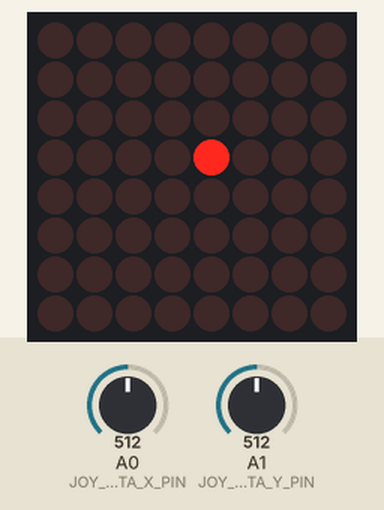
The sketch below on a simulated Arduino Uno, built with avr-gcc and run on an emulated ATmega328P. On the bench: 8×8 LED matrix. The inputs (shaded band) are chosen by the test bench; at power-on: A0 (JOY_DELTA_X_PIN) = 512, A1 (JOY_DELTA_Y_PIN) = 512. Random numbers use the default seed unless the sketch sets one.

Above: at 1.2 s.
1.3 s: A0 (JOY_DELTA_X_PIN) set to 673
3.2 s: A0 (JOY_DELTA_X_PIN) set to 701
At 3.42 s:
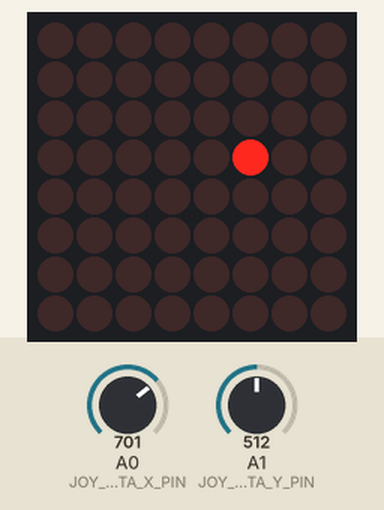
5.0 s: A1 (JOY_DELTA_Y_PIN) set to 672
6.5 s: A1 (JOY_DELTA_Y_PIN) set to 699
At 6.69 s:
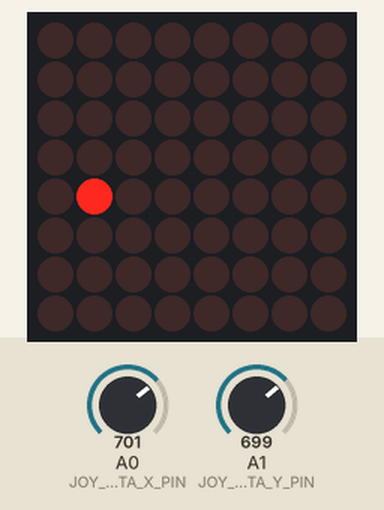
8.3 s: A1 (JOY_DELTA_Y_PIN) set to 306
At 8.7 s:
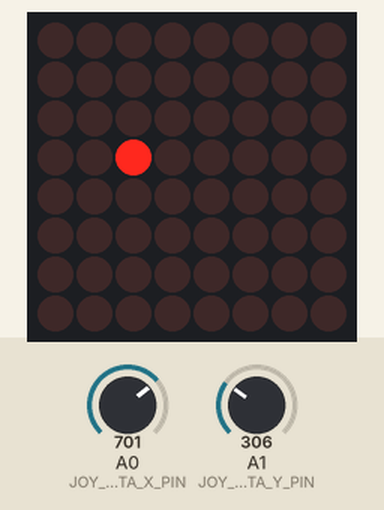
10.6 s: A1 (JOY_DELTA_Y_PIN) set to 333
12.1 s: A1 (JOY_DELTA_Y_PIN) set to 353
At 12.47 s:
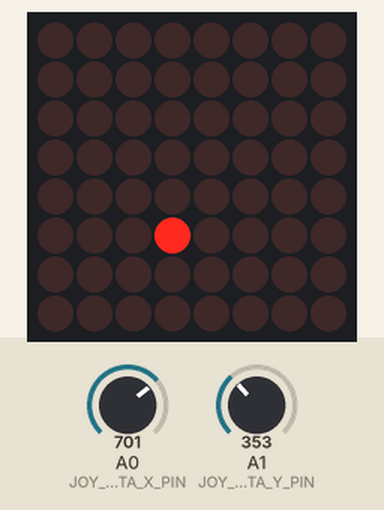

The sketch:

Snake_Game.ino
```cpp
/*************************************************
Title: Snake Game
Author: Stefan Rapeanu-Andreescu
Date: 13.04.2017
*************************************************/

#include "LedControl.h"

#define DIN 12
#define CLK 11
#define CS 10
#define NUMBER_OF_USED_MAX7219 1

#define JOY_DELTA_X_PIN 0
#define JOY_DELTA_Y_PIN 1

#define INITIAL_GAME_DELAY 200
#define SCORE_DISPLAY_TIME 2000

LedControl ledControl = LedControl(DIN, CLK, CS, NUMBER_OF_USED_MAX7219);

int moveCounter = 0;

int xAxis = 0;
int yAxis = 0;

String direction;

int snakeX[64];
int snakeY[64];

int gameDelay = INITIAL_GAME_DELAY;

int snakeSize;

int foodX;
int foodY;

int score;

boolean gameIsRunning = false;

const unsigned char CH[10][4] = {
  {B00111110, B01000001, B01000001, B00111110}, // 0
  {B01000010, B01111111, B01000000, B00000000}, // 1
  {B01100010, B01010001, B01001001, B01000110}, // 2
  {B00100010, B01000001, B01001001, B00110110}, // 3
  {B00011000, B00010100, B00010010, B01111111}, // 4
  {B00100111, B01000101, B01000101, B00111001}, // 5
  {B00111110, B01001001, B01001001, B00110000}, // 6
  {B01100001, B00010001, B00001001, B00000111}, // 7
  {B00110110, B01001001, B01001001, B00110110}, // 8
  {B00000110, B01001001, B01001001, B00111110}  // 9
};

void setup()
{
  ledControl.shutdown(0, false);
  ledControl.setIntensity(0, 8);
  ledControl.clearDisplay(0);
  Serial.begin(9600);

  newGame();
}

void loop()
{
  if (gameIsRunning)
  {
    ledControl.clearDisplay(0);

    xAxis = simple(analogRead(JOY_DELTA_X_PIN));
    yAxis = simple(analogRead(JOY_DELTA_Y_PIN));

    if (yAxis > 5 && direction != "up")
    {
      direction = "down";
    }
    else if (yAxis < 3 && direction != "down")
    {
      direction = "up";
    }
    else if (xAxis > 5 && direction != "left")
    {
      direction = "right";
    }
    else if (xAxis < 3 && direction != "right")
    {
      direction = "left";
    }

    move(direction);

    checkIfHitFood();
    checkIfHitSelf();

    respawnFoodIfNecessary();

    drawSnake();
    drawFood();

    delay(gameDelay);
  }
}

void respawnFoodIfNecessary()
{
  if (score > 5)
  {
    if (moveCounter >= 25)
    {
      spawnNewFood();
      moveCounter = 0;
    }
    else
    {
      ++moveCounter;
    }
  }
}

int simple(int num)
{
  return (num * 9 / 1024);
}

void move(String movingDirection)
{
  for (int i = snakeSize - 1; i > 0; --i)
  {
    snakeX[i] = snakeX[i-1];
    snakeY[i] = snakeY[i-1];
  }

  if (movingDirection == "up")
  {
    if (snakeY[0] == 0)
    {
      snakeY[0] = 7;
    }
    else
    {
      --snakeY[0];
    }
  }
  else if (movingDirection == "down")
  {
    if (snakeY[0] == 7)
    {
      snakeY[0] = 0;
    }
    else
    {
      ++snakeY[0];
    }
  }
  else if (movingDirection == "left")
  {
    if (snakeX[0] == 0)
    {
      snakeX[0] = 7;
    }
    else
    {
      --snakeX[0];
    }
  }
  else if (movingDirection == "right")
  {
    if (snakeX[0] == 7)
    {
      snakeX[0] = 0;
    }
    else
    {
      ++snakeX[0];
    }
  }
}

void drawSnake()
{
  for (int i = 0; i < snakeSize; i++)
  {
    ledControl.setLed(0, snakeY[i], snakeX[i], true);
  }
}

void drawFood()
{
  ledControl.setLed(0, foodY, foodX, true);
  delay(50);
  ledControl.setLed(0, foodY, foodX, false);
}

void spawnNewFood()
{
  int spawnNewFoodX = random(0, 8);
  int spawnNewFoodY = random(0, 8);

  while (isSnake(spawnNewFoodX, spawnNewFoodY))
  {
    spawnNewFoodX = random(0, 8);
    spawnNewFoodY = random(0, 8);
  }

  foodX = spawnNewFoodX;
  foodY = spawnNewFoodY;
}

void checkIfHitFood()
{
  if (snakeX[0] == foodX && snakeY[0] == foodY)
  {
    ++score;
    ++snakeSize;
    decreaseGameDelay();
    spawnNewFood();
  }
}

void checkIfHitSelf()
{
  for (int i = 1; i < snakeSize - 1; ++i)
  {
    if (snakeX[0] == snakeX[i] && snakeY[0] == snakeY[i])
    {
      gameOver();
    }
  }
}

boolean isSnake(int x, int y)
{
  for (int i = 0; i < snakeSize - 1; ++i)
  {
    if ((x == snakeX[i]) && (y == snakeY[i]))
    {
      return true;
    }
  }
  return false;
}

void decreaseGameDelay()
{
  if (gameDelay >= 50)
  {
    gameDelay -= 10;
  }
}

void newGame()
{
  gameDelay = INITIAL_GAME_DELAY;
  score = 0;
  for (int i = 0; i < 64; ++i)
  {
    snakeX[i] = -1;
    snakeY[i] = -1;
  }

  snakeX[0] = 4;
  snakeY[0] = 8;
  direction = "up";
  snakeSize = 1;
  spawnNewFood();
  gameIsRunning = true;
}

void gameOver()
{
  gameIsRunning = false;
  displayLightShow();
  displayScore();
  score = 0;
  newGame();
}

void displayLightShow()
{
  for (int x = 0; x < 8; ++x)
  {
    for (int y = 0; y < 8; ++y)
    {
      ledControl.setLed(0, y, x, true);
      delay(20);
      ledControl.setLed(0, y, x, false);
    }
  }
}

void displayScore()
{
  int first = score / 10;
  int second = score % 10;
  char i = 0;
  while (i < 4)
  {
    ledControl.setRow(0, i, CH[first][i]);
    ++i;
  }
  i = 0;
  while (i < 4)
  {
    ledControl.setRow(0,i+4,CH[second][i]);
    ++i;
  }
  delay(SCORE_DISPLAY_TIME);
}
```

Measured:
- the behaviour switches between 682 and 683 on A0 (JOY_DELTA_X_PIN) (found by bisection; images 0 and 1)
- the behaviour switches between 682 and 683 on A1 (JOY_DELTA_Y_PIN) (found by bisection; images 1 and 2)
- the behaviour switches between 341 and 342 on A1 (JOY_DELTA_Y_PIN) (found by bisection; images 3 and 4)
